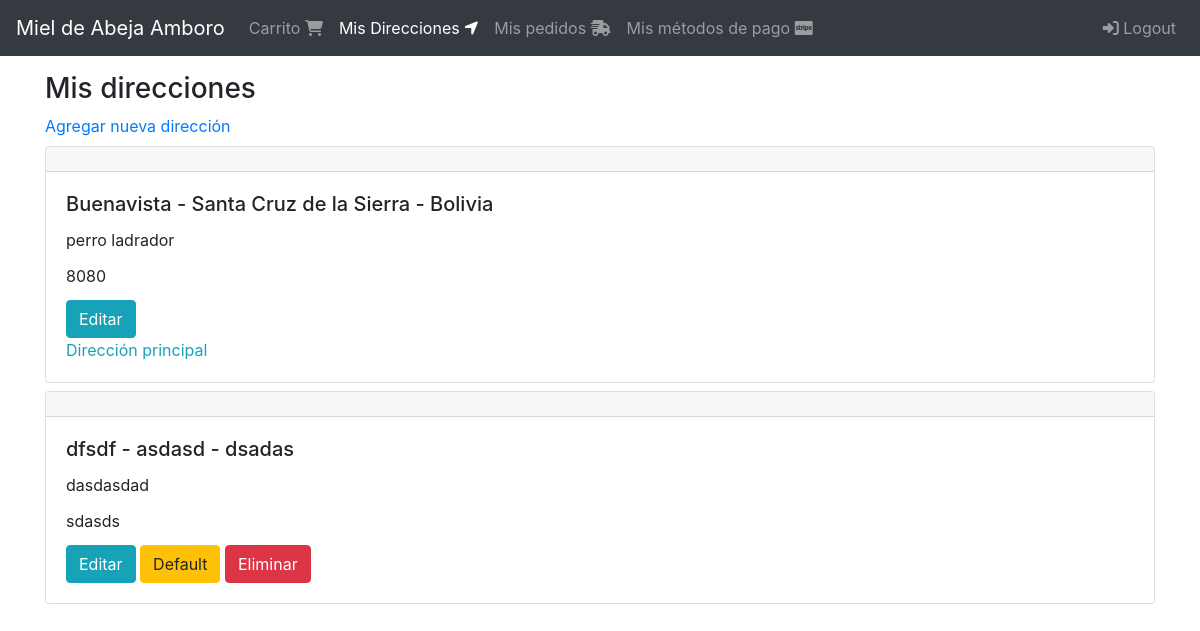
The page /direcciones/ (signed in) on the database its author committed.
### shipping_addresses/models.py (models this page shows, shortened)
class ShippingAddress(models.Model):
    user = models.ForeignKey(User, null=False, blank=False, on_delete=models.CASCADE)
    line1 = models.CharField(max_length=200)
    line2 = models.CharField(max_length=200, blank=True)
    city = models.CharField(max_length=100)
    state = models.CharField(max_length=100)
    country = models.CharField(max_length=50)
    reference = models.CharField(max_length=300)
    postal_code = models.CharField(max_length=10, null=False, blank=False) #zip
    default = models.BooleanField(default=False)
    created_at = models.DateTimeField(auto_now_add=True)
    @property
    def address(self):
        return '{} - {} - {}'.format(self.city, self.state, self.country)

### shipping_addresses/views.py (the view)
# urls.py: path('', views.ShippingAddressListView.as_view(), name='shipping_addresses'),
class ShippingAddressListView(LoginRequiredMixin, ListView):
    login_url = 'login'
    model = ShippingAddress
    template_name = 'shipping_addresses/shipping_addresses.html'
    success_message = 'Dirección actualizada exitosamente'
    def get_queryset(self):
        return ShippingAddress.objects.filter(user=self.request.user).order_by('-default')

### shipping_addresses/templates/shipping_addresses/shipping_addresses.html
{% extends 'base.html' %}
{% block content %}
  <div class="col">
    <div class="h3">
      Mis direcciones
    </div>
    <a href="{% url 'shipping_addresses:create' %}">Agregar nueva dirección</a>
    <div class="mt-2 mb-5">
      {% for shipping_address in object_list %}
        <div class="mt-2">
          {% include 'shipping_addresses/snippets/shipping_address.html' with edit=True %}
        </div>
      {% endfor %}
    </div>
  </div>
{% endblock %}

### shipping_addresses/templates/shipping_addresses/snippets/shipping_address.html
<div class="card">
  <h5 class="card-header"></h5>
  <div class="card-body">
    <h5 class="card-title">{{ shipping_address.address }}</h5>
    <div class="card-title">
      {{ shipping_address.reference }}
    </div>
    <div class="card-title">
      {{ shipping_address.postal_code }}
    </div>
    {% if edit %}
      <div class="mt-2">
        <a href="{% url 'shipping_addresses:update' shipping_address.pk %}" class="btn btn-info">Editar</a>
        {% if shipping_address.default %}
          <div class="text-info">
            Dirección principal
          </div>
        {% else %}
          <a href="{% url 'shipping_addresses:default' shipping_address.pk %}" class="btn btn-warning">Default</a>
          <a href="{% url 'shipping_addresses:delete' shipping_address.pk %}" class="btn btn-danger">Eliminar</a>
        {% endif %}
      {% endif %}
    </div>
  </div>
</div>

### rows shown on the page
ShippingAddress: address "Buenavista - Santa Cruz de la Sierra - Bolivia", reference "perro ladrador", postal_code "8080", default "Dirección principal"
ShippingAddress: address "dfsdf - asdasd - dsadas", reference "dasdasdad", postal_code "sdasds", default "Default"
